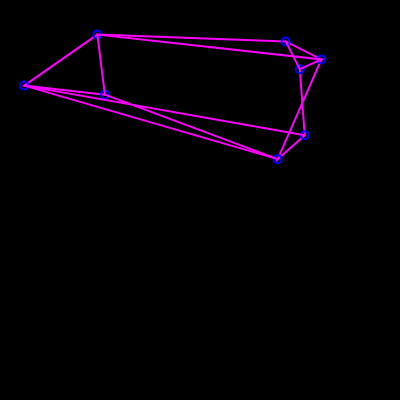
Frame 1 (no input)
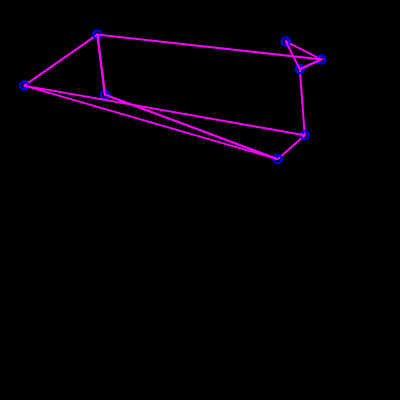
Frame 60 (no input)
Frame 120 (the mouse pressed at the canvas centre since frame 60): identical to frame 60, image omitted

The p5.js sketch that drew these frames (run headless with seeded random() and noise() and a simulated clock; from frame 60 on, the mouse is pressed at the canvas centre):

// p5.js sketch
// ── sketch.js
var cities = [];
var recordDist = Infinity;
var bestEver;
var total = 8;
var count = 0;
var perm;

var population = [];
var fitness = [];

function setup() {
    createCanvas(400, 400);

    var order = [];

    for(var i = 0; i < total; i++) {
        cities[i] = createVector(random(width), random(height/2));
        order[i] = i;
    }

    for(var i = 0; i < 300; i++) {
        population[i] = shuffle(order);
    }

}

function draw() {
    background(0);

    calcFitness();
    normalizeFitness();
    nextGeneration();

    noFill();
    stroke(0,0,255);    
    for(var i = 0; i < cities.length; i++) {
        ellipse(cities[i].x, cities[i].y, 8, 8);
    }
    noFill();
    stroke(255,0,255);
    strokeWeight(2);
    beginShape();
    for (var i = 0; i < bestEver.length; i++) {
        var n = bestEver[i];
        vertex(cities[n].x, cities[n].y);
    }
    endShape();

    noFill();
    stroke(0,0,255);    
    for(var i = 0; i < cities.length; i++) {
        ellipse(cities[i].x, cities[i].y, 8, 8);
    }
    
    noFill();
    stroke(255,0,255);
    strokeWeight(2);
    beginShape();
    for (var n = 0; n < cities.length; n++) {
        vertex(cities[n].x, cities[n].y);
    }
    endShape();

}

function swap(a, i, j) {
    var temp = a[i];
    a[i] = a[j];
    a[j] = temp;
}

function calcDistance(points, order) {
    var sum = 0;
    for(var i = 0; i < order.length-1; i++) {
        var cityA = points[order[i]];
        var cityB = points[order[i+1]];
        var d = dist(cityA.x, cityA.y, cityB.x, cityB.y);
        sum += d;
    }
    return sum;
}
// ── ga.js
function calcFitness() {
    for (var i = 0; i < population.length; i++) {
        var d = calcDistance(cities, population[i]);
        if (d < recordDist) {
            recordDist = d;
            bestEver = population[i];
        }
        fitness[i] = 1 / (d + 1);
    }

    console.log(recordDist);
}

function normalizeFitness() {
    var sum = 0;
    for (var i = 0; i < fitness.length; i++) {
        sum += fitness[i];
    }

    for (var i = 0; i < fitness.length; i++) {
        fitness[i] = fitness[i] / sum;
    }
}

function nextGeneration() {
    newPopulation = [];
    for(var i = 0; i < population.length; i++) {
        var order = pickOne(population, fitness);
        mutate(order);
        newPopulation[i] = order;
    }


    population = newPopulation;

}

function pickOne(list, probablities) {
    var index = 0;
    var r = random(1);

    if (r > 0) {
        r -= probablities[index];
        index++;
    }
    index--;

    return list[index].slice();
} 

function mutate(order) {
    var indexA = floor(random(order.length));
    var indexB = floor(random(order.length));

    swap(order, indexA, indexB);
}
